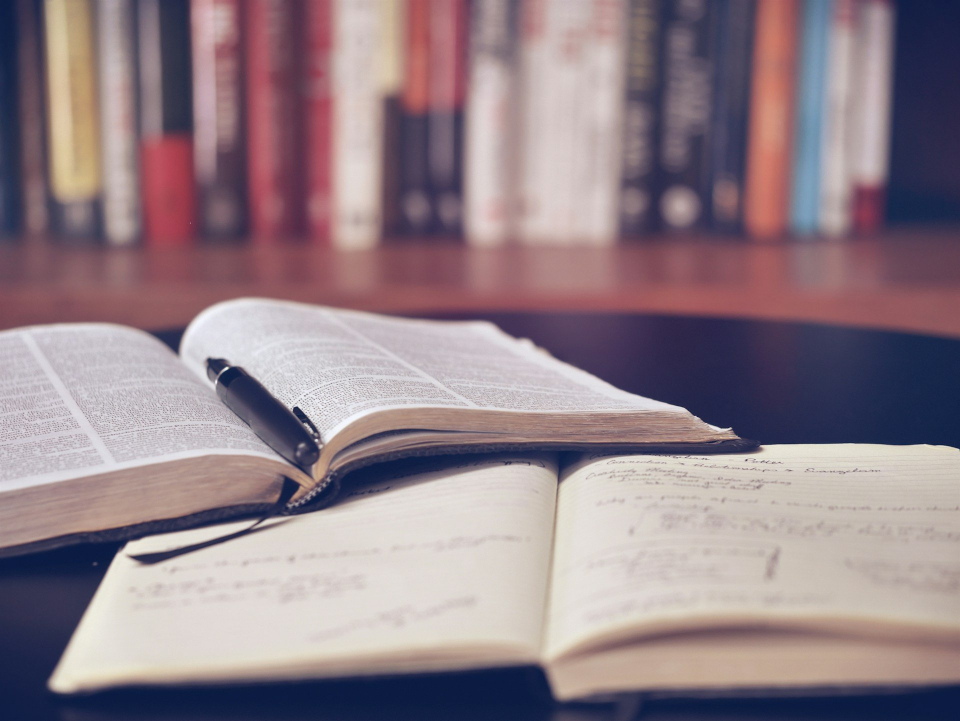
#> input picture images/gk_images/study/study_001.jpg, 1920 x 1442 px (shown at 1/2 size)
$ python -i download_images.py   (imports and definitions only)
#> lines starting #> are read from the running program, lines starting #| are printed output that depends on the picture
# ============================================================
# 公考图片库下载脚本
# 用于 gk.edu-sjtu.cn 网站图片库建设
# 使用 Pexels API 获取真实、非AI生成的高质量图片
# ============================================================

import os
import sys
import json
import time
import random
import requests
from pathlib import Path
from urllib.parse import urlparse

# ========== 配置区 ==========
# ⚠️ 请填入你的 Pexels API Key（免费注册：https://www.pexels.com/api/）
PEXELS_API_KEY = "YOUR_PEXELS_API_KEY"

# 图片保存根目录
SAVE_ROOT = Path(__file__).parent / "downloads"

# 每个主题下载数量
PER_THEME_COUNT = 50

# 图片质量：large2x, large, medium, small
IMAGE_SIZE = "large2x"

# 请求间隔（秒），避免触发限流
REQUEST_DELAY = 3

# ========== 图片主题配置 ==========
THEMES = {
    "study": {
        "name": "学习备考",
        "keywords": [
            "student studying", "library books", "reading books",
            "notebook writing", "study notes", "online learning",
            "desk workspace", "textbook education", "home study room",
            "person reading", "writing notes", "open book"
        ]
    },
    "exam": {
        "name": "考试上岸",
        "keywords": [
            "graduation ceremony", "confident person", "success achievement",
            "exam room", "university campus", "test preparation",
            "young professional", "job interview", "certificate diploma",
            "career success", "goal achieved", "aspirational person"
        ]
    },
    "career": {
        "name": "职场政府",
        "keywords": [
            "office building", "government office", "business meeting",
            "professional work", "workplace teamwork", "business person",
            "civil servant", "corporate office", "conference room",
            "computer work", "desk job", "professional attire"
        ]
    },
    "city": {
        "name": "城市政策",
        "keywords": [
            "modern city skyline", "government building china",
            "urban architecture", "city planning", "public service",
            "beijing china", "shanghai skyline", "chinese architecture",
            "government office china", "city hall", "public institution",
            "office building exterior"
        ]
    },
    "motivation": {
        "name": "励志奋斗",
        "keywords": [
            "sunrise mountains", "mountain hiking", "sunrise horizon",
            "overcoming challenges", "running exercise", "fitness determination",
            "early morning motivation", "perseverance", "growth mindset",
            "sunset landscape", "nature adventure", "peak climbing"
        ]
    },
    "books": {
        "name": "书籍资料",
        "keywords": [
            "stack of books", "old books collection", "bookshelf library",
            "knowledge wisdom", "reading lamp", "vintage books",
            "book store", "exam books", "textbook stack",
            "library interior", "literature books", "book pages"
        ]
    }
}

# ========== Pexels API 函数 ==========
# [25 lines left out: function search_photos, not called in this run]


def download_image(photo, save_dir):
    """下载单张图片"""
    url = photo["src"].get(IMAGE_SIZE) or photo["src"].get("large") or photo["src"].get("original")

    photo_id = photo["id"]
    extension = urlparse(url).path.split('.')[-1]
    if extension not in ['jpg', 'jpeg', 'png', 'webp']:
        extension = 'jpg'
    filename = f"{photo_id}.{extension}"
    filepath = save_dir / filename

    if filepath.exists():
        print(f"  ⏭️  已存在，跳过: {filename}")
        return "skipped"

    try:
        response = requests.get(url, timeout=60, stream=True)
        if response.status_code == 200:
            with open(filepath, 'wb') as f:
                for chunk in response.iter_content(chunk_size=8192):
                    f.write(chunk)

            try:
                from PIL import Image
                with Image.open(filepath) as img:
                    width, height = img.size
                    if width < 800:
                        filepath.unlink()
                        print(f"  ⚠️ 图片过小({width}x{height})，已删除")
                        return "rejected"
                    if img.mode in ('RGBA', 'P'):
                        img = img.convert('RGB')
                        filepath_jpg = filepath.with_suffix('.jpg')
                        img.save(filepath_jpg, 'JPEG', quality=90)
                        filepath.unlink()
                        filepath = filepath_jpg
                        filename = filepath.name

                    if width > 1920:
                        ratio = 1920 / width
                        new_height = int(height * ratio)
                        img = img.resize((1920, new_height), Image.Resampling.LANCZOS)
                        img.save(filepath, quality=90)
                        print(f"  ✅ 下载成功: {filename} ({width}x{height})")
                    else:
                        print(f"  ✅ 下载成功: {filename} ({width}x{height})")
            except Exception as e:
                print(f"  ⚠️ 图片验证失败: {e}")
                if filepath.exists():
                    filepath.unlink()
                return "rejected"

            return "success"
        else:
            print(f"  ❌ 下载失败: HTTP {response.status_code}")
            return "failed"
    except Exception as e:
        print(f"  ❌ 下载异常: {e}")
        return "failed"


# [115 lines left out: functions download_theme_images, main, not called in this run]


# [8 lines not run here, left out]

>>> import cv2
>>> picture = cv2.imread('gk_images/study/study_001.jpg', cv2.IMREAD_GRAYSCALE)
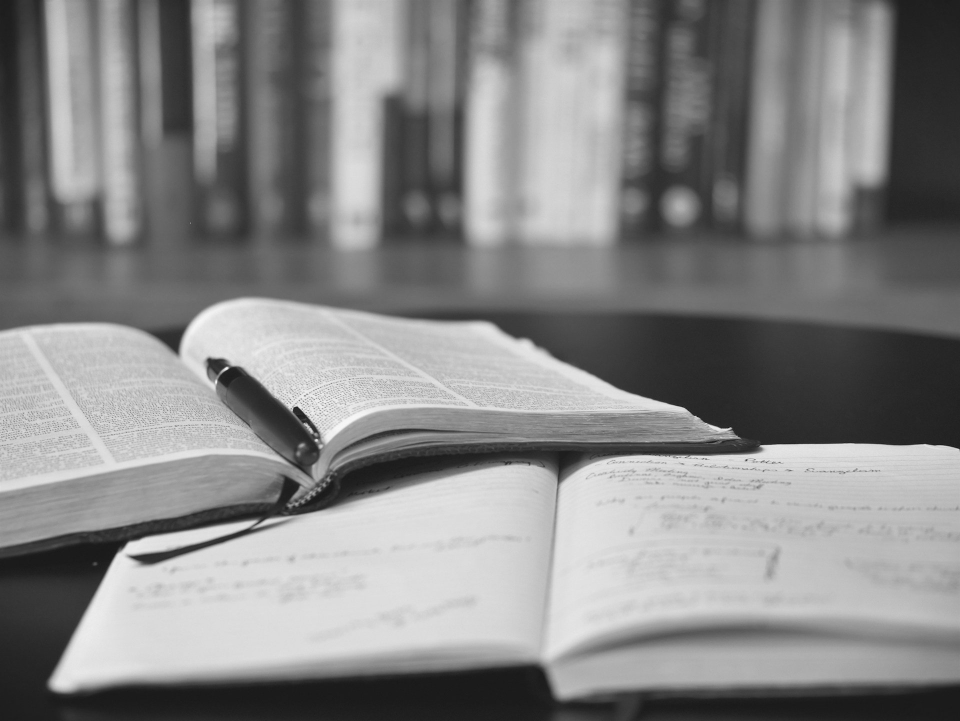
#> picture: shape (1442, 1920) (shown at 1/2 size); min 0, max 255, mean 134.3
>>> result = download_image(picture, 'out.png')
#> (the run stopped early here; a loop or call above may not have finished)

$ run again, on images/gk_images/study/study_006.jpg
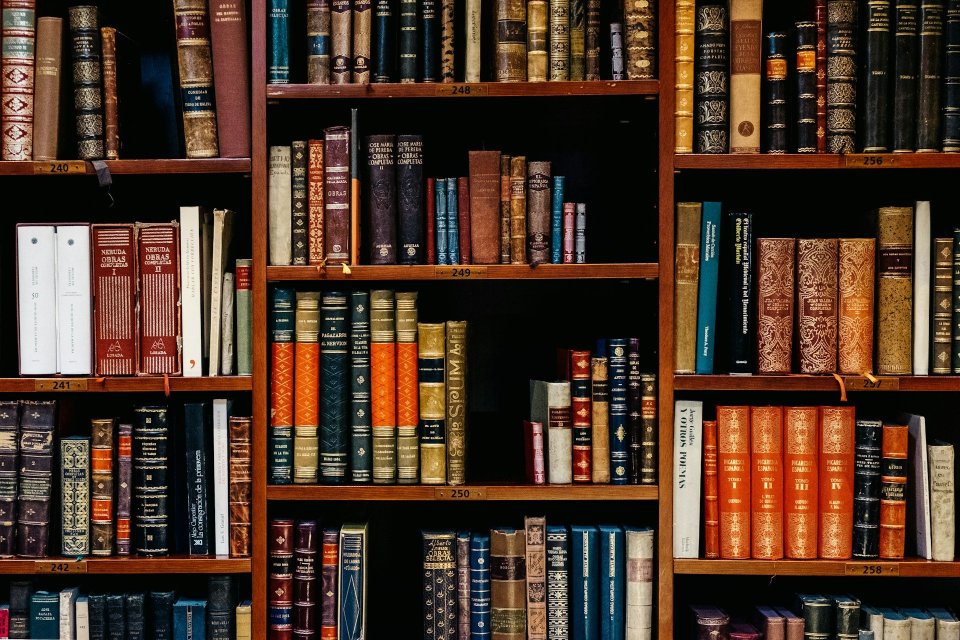
#> input picture images/gk_images/study/study_006.jpg, 1920 x 1280 px (shown at 1/2 size)
#> `picture = cv2.imread('gk_images/study/study_001.jpg', cv2.IMREAD_GRAYS..`:
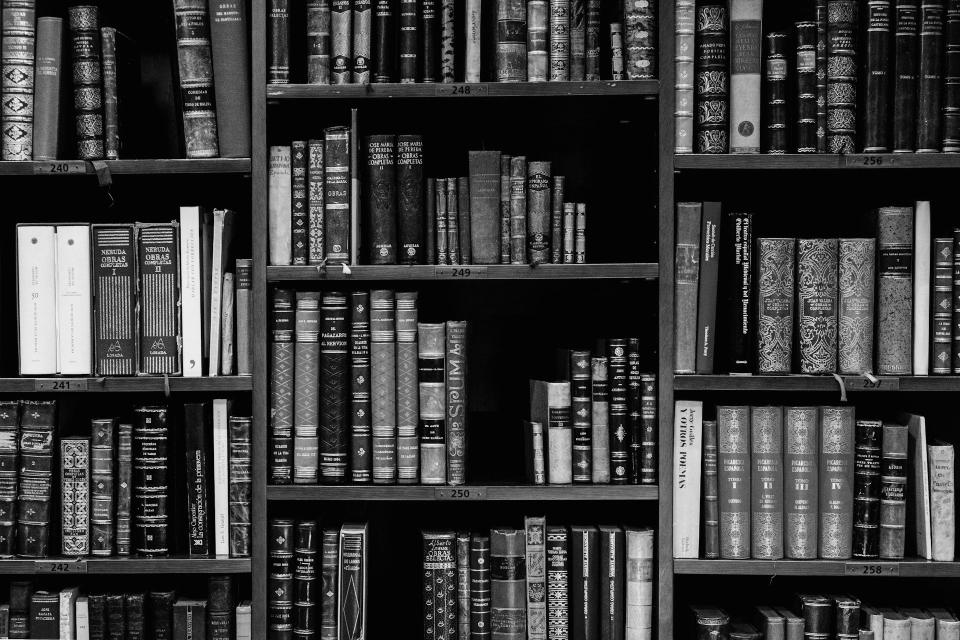
#> picture: shape (1280, 1920) (shown at 1/2 size); min 0, max 255, mean 59.6

$ run again, on images/gk_images/study/study_007.jpg
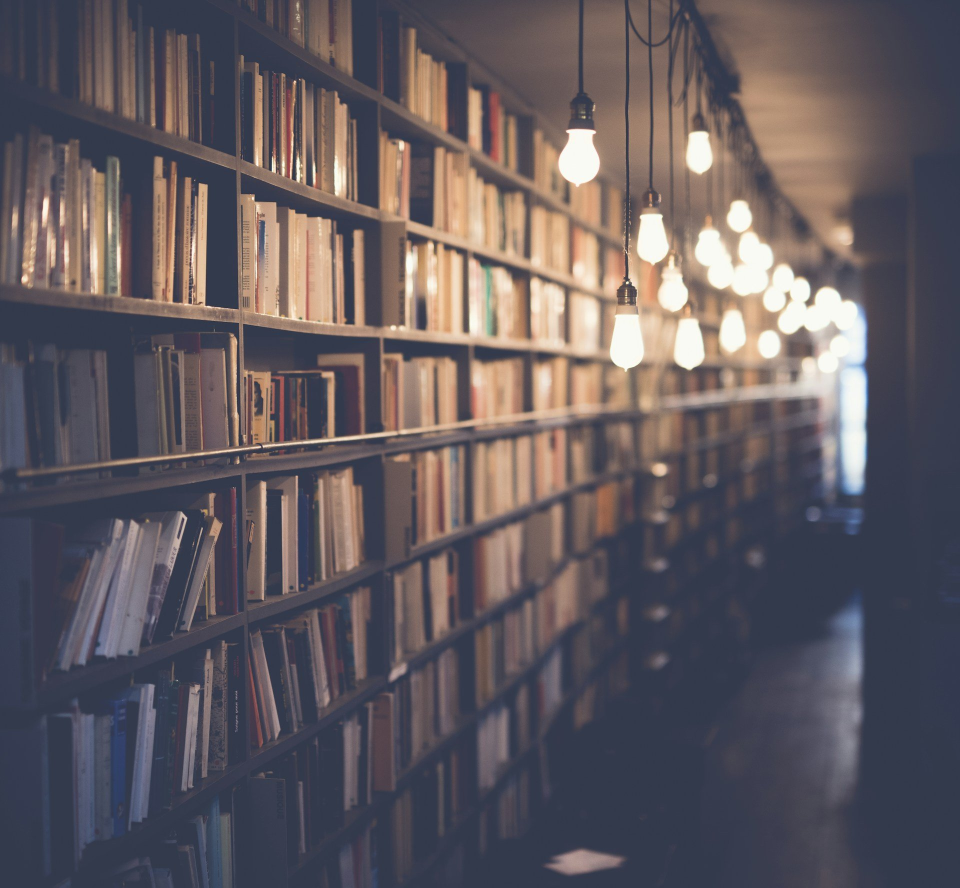
#> input picture images/gk_images/study/study_007.jpg, 1920 x 1775 px (shown at 1/2 size)
#> `picture = cv2.imread('gk_images/study/study_001.jpg', cv2.IMREAD_GRAYS..`:
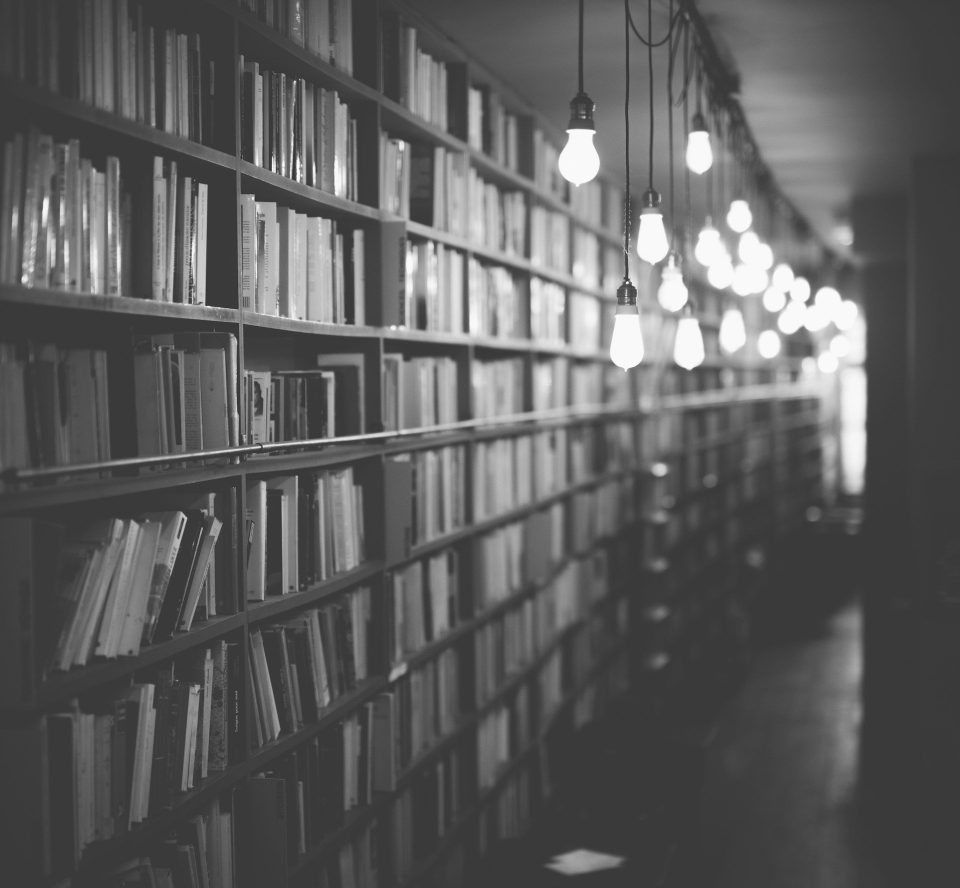
#> picture: shape (1775, 1920) (shown at 1/2 size); min 0, max 255, mean 93.4

$ run again, on images/gk_images/study/study_008.jpg
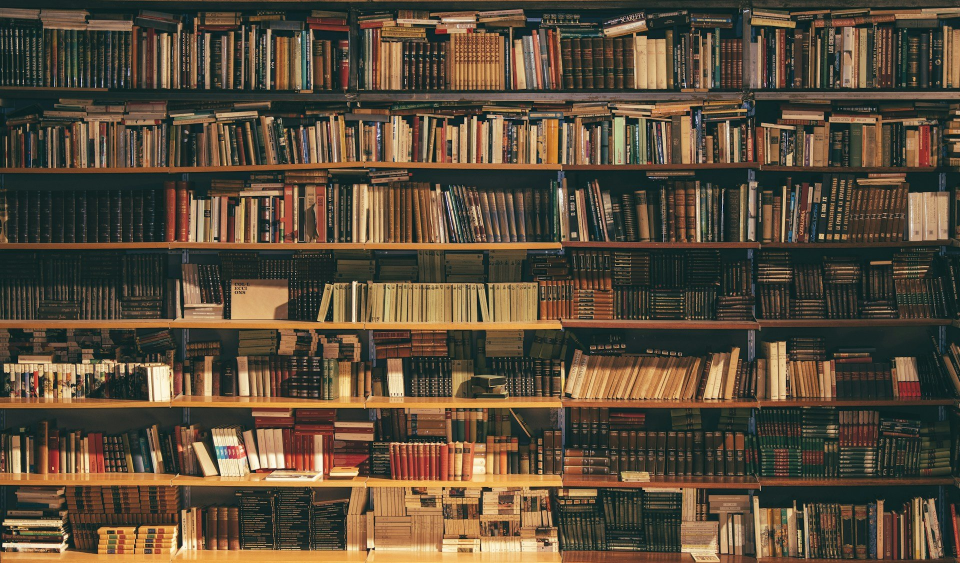
#> input picture images/gk_images/study/study_008.jpg, 1920 x 1126 px (shown at 1/2 size)
#> `picture = cv2.imread('gk_images/study/study_001.jpg', cv2.IMREAD_GRAYS..`:
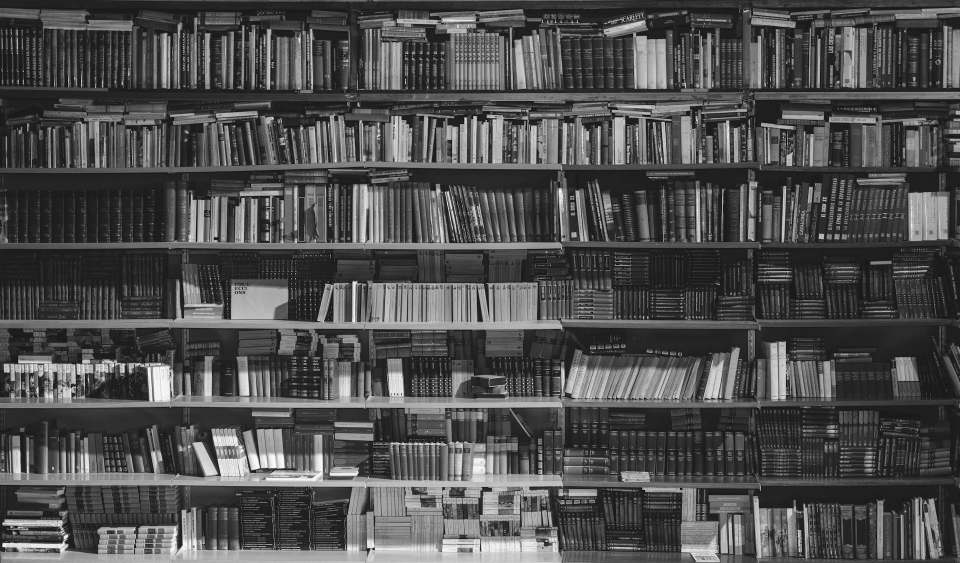
#> picture: shape (1126, 1920) (shown at 1/2 size); min 0, max 255, mean 78.5
